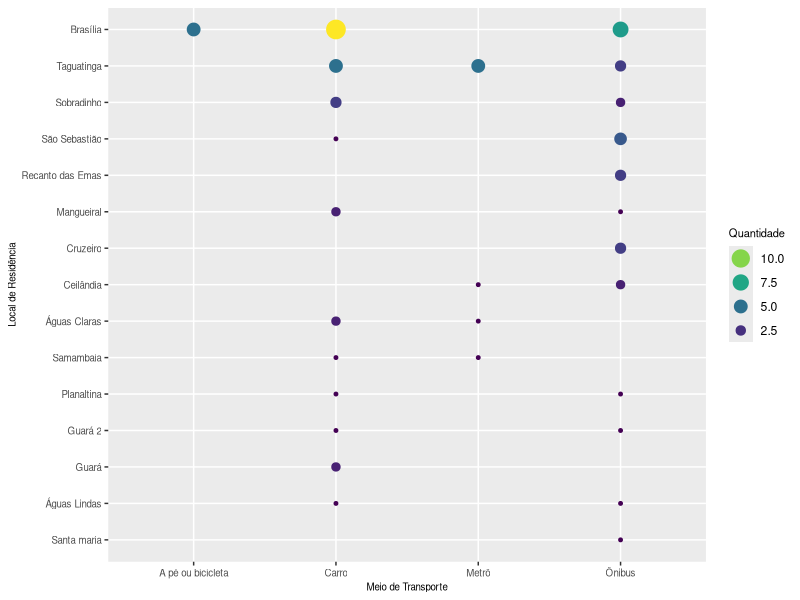
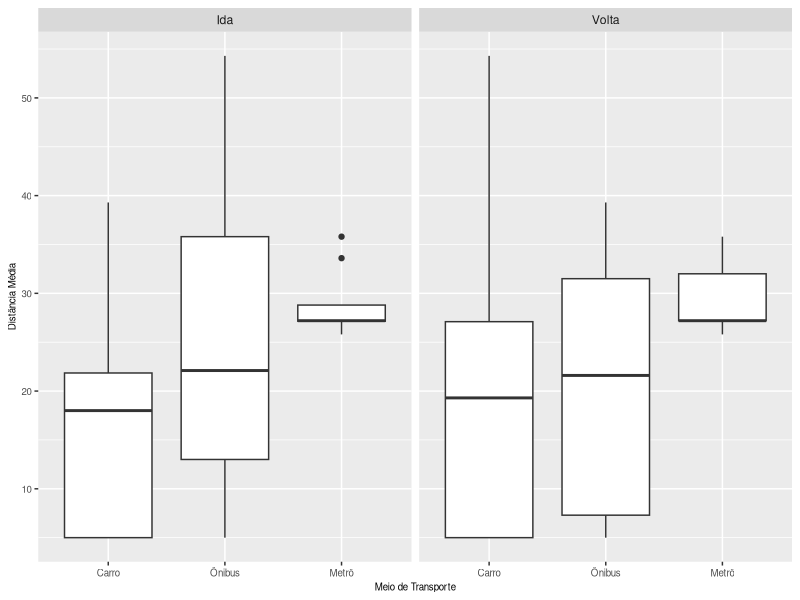
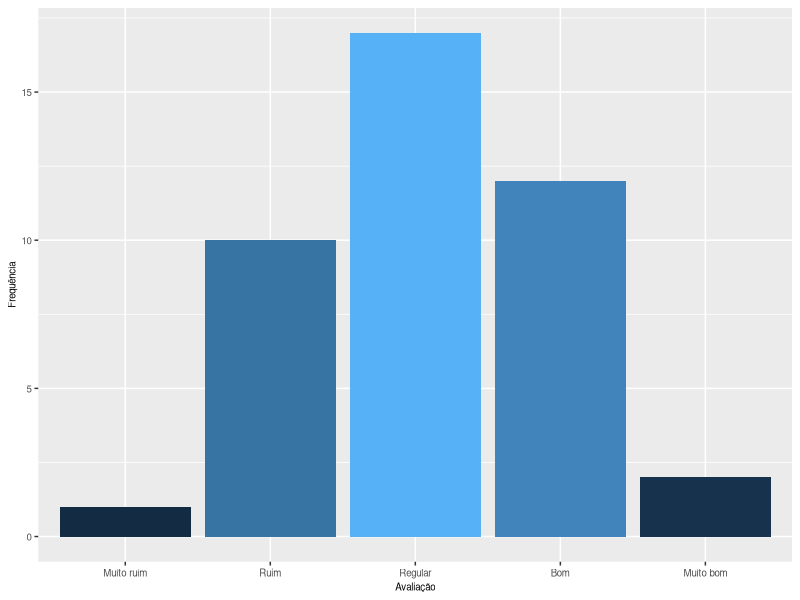
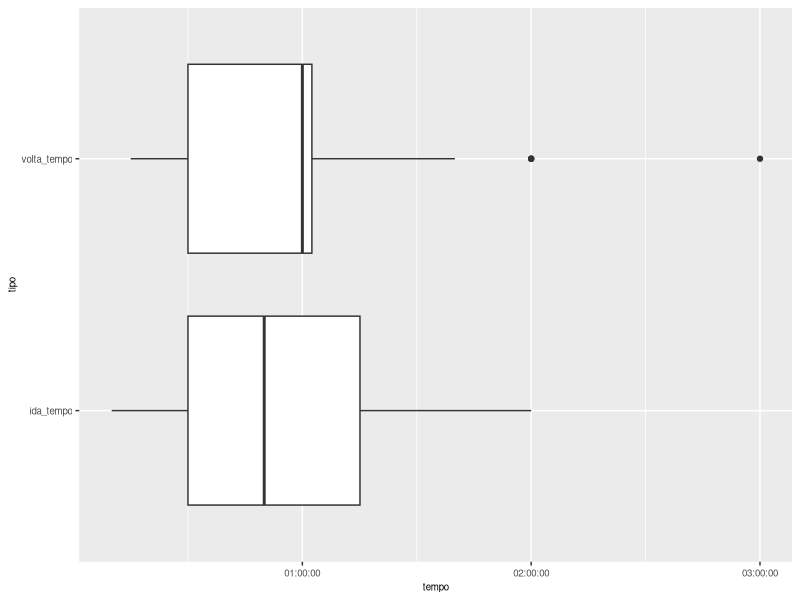
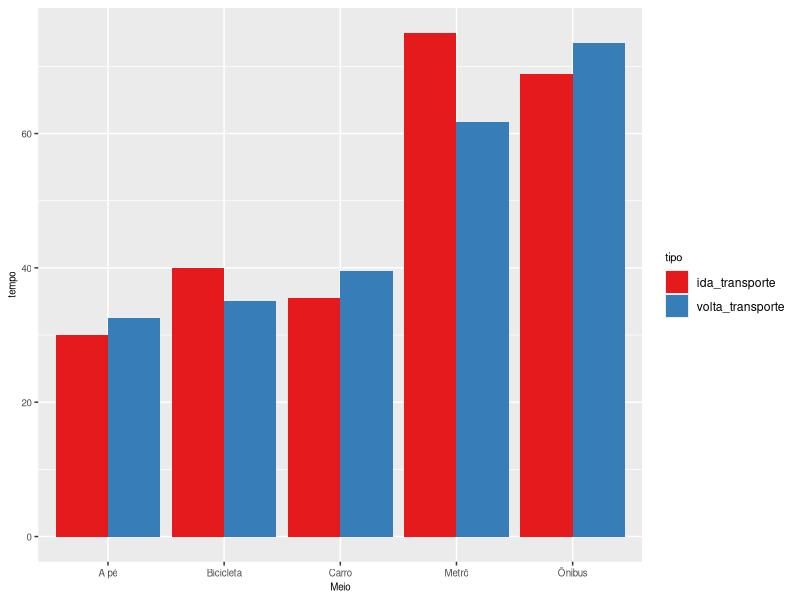
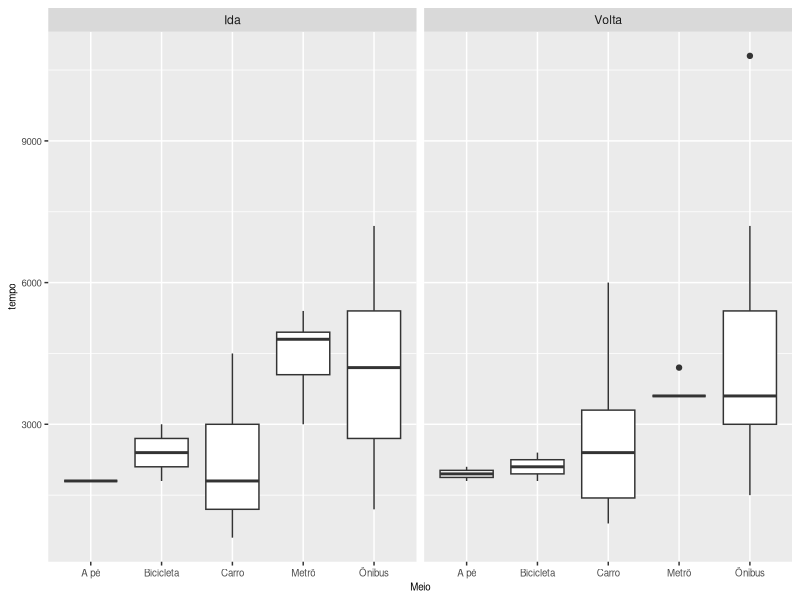
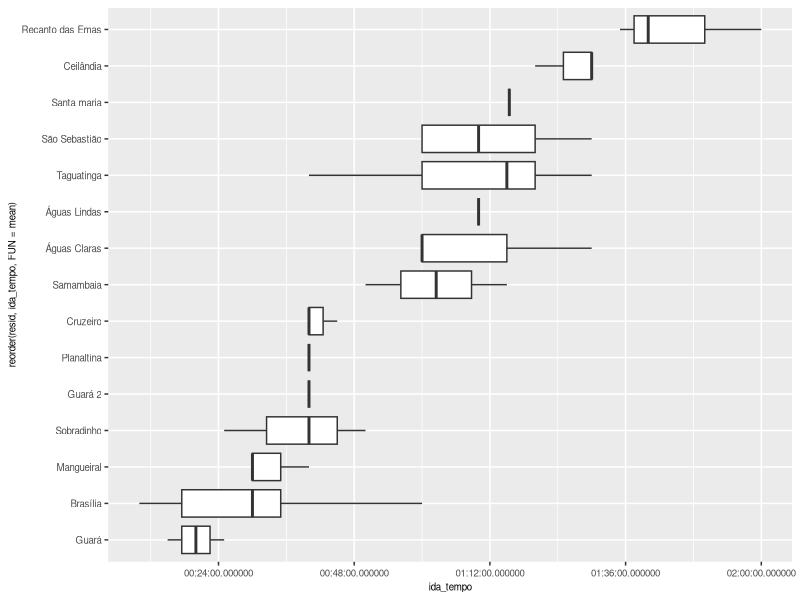
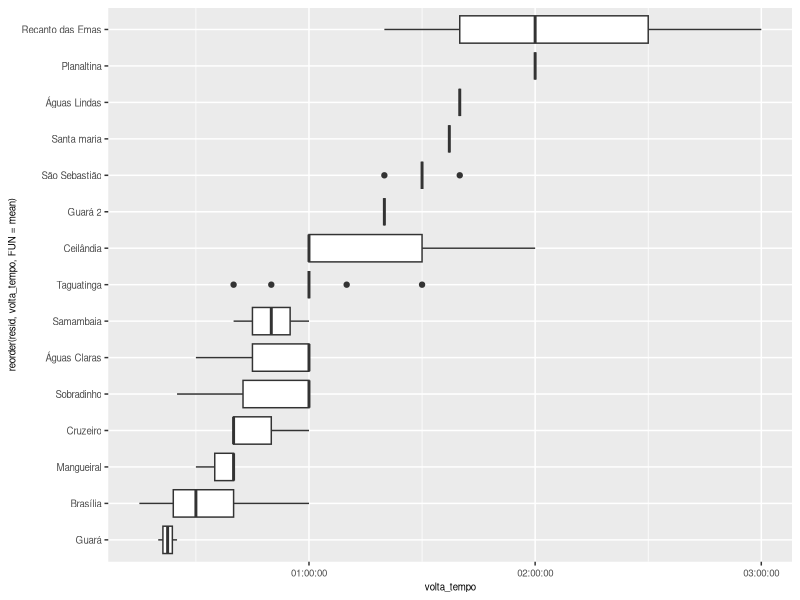

Here is the R script that generated these plots, in order:
## ---- chunk 1
knitr::opts_chunk$set(echo = FALSE, message = FALSE, warning = FALSE, fig.width = 3.5, fig.height = 2, fig.align = 'center')
library(tidyverse)
library(viridis)

theme_update(# axis labels
             axis.title = element_text(size = 7),
             # tick labels
             axis.text = element_text(size = 7),
             # title 
             title = element_text(size = 8))

transito <- read_csv("tabela1.csv")
transito2 <- read_csv("tabela2.csv")
transito3 <- read_csv("transito3.csv")

cv <- function(arg){
  return(sd(arg, na.rm = TRUE)/mean(arg, na.rm = TRUE))
}
## ---- chunk 2
table1 <- transito %>%
  gather(ida_transporte, volta_transporte, key=tipo, value=Meio) %>% 
  group_by(Meio) %>% 
  summarise(Ida = sum(tipo == 'ida_transporte'), Volta = sum(tipo == 'volta_transporte'))
## ---- chunk 3
transito2 %>%
  mutate(resid = ifelse( resid %in% c('Asa Norte', 'Asa Sul'), 'Brasília', resid)) %>% 
         #resid = ifelse( resid %in% c('Brasília', 'Taguatinga', 'São Sebastião'), resid, 'Outros')) %>%
  group_by(meio, resid) %>% 
  summarise(n = n()) %>% 
  ggplot() +
    geom_point(aes(meio, reorder(resid, n, FUN = sum), size = n, color = n)) + 
    scale_color_viridis( breaks = seq(15,0,-2.5)) +
    scale_size_continuous( breaks = seq(15,0,-2.5)) +
    guides(color= guide_legend(), size=guide_legend()) +
    labs(x = "Meio de Transporte", y = "Local de Residência", color = "Quantidade", size = "Quantidade")
## ---- chunk 4
transito %>% 
  gather(ida_transporte, volta_transporte, key = tipo, value = meio) %>% 
  filter(meio %in% c("Ônibus", "Metrô", "Carro")) %>% 
  mutate(dist = ifelse(dist == 10.8, 5, dist),
         tipo = ifelse(tipo == "ida_transporte", "Ida", "Volta")) %>% 
  ggplot() + 
    geom_boxplot(aes(reorder(meio, dist, FUN = median ), dist)) +
    facet_wrap(~ tipo) +
    labs(x = 'Meio de Transporte', y = 'Distância Média')
## ---- chunk 5
transito$avaliacao <- as_factor(transito$avaliacao)
transito$avaliacao <- factor(transito$avaliacao, levels = c('Muito ruim', 'Ruim', 'Regular', 'Bom', 'Muito bom'))
## ---- chunk 6
transito %>%
  filter(is.na(avaliacao) != TRUE) %>%
  group_by(avaliacao) %>% 
  summarise(n = n()) %>% 
  ggplot(aes(avaliacao, n)) +
    geom_bar(aes(fill = n), stat = "identity") +
    theme(legend.position = "none") + 
    labs(x="Avaliação", y="Frequência")
## ---- chunk 7
transito %>% 
  filter(ida_transporte == "Metrô" | volta_transporte == "Metrô") %>% 
  group_by(avaliacao) %>% 
  summarise(n())
## ---- chunk 8
transito <- transito %>%
  mutate(tempo = (ida_tempo + volta_tempo)/60)
  
transito_tempo <- as.numeric(pull(transito, tempo))
## ---- chunk 9
transito %>% 
  select(ida_tempo, volta_tempo) %>% 
  mutate(transito_tempo = (ida_tempo + volta_tempo)) %>% 
  gather(`ida_tempo`, `volta_tempo`, key=tipo, value=tempo) %>%
  ggplot() +
    geom_boxplot(aes(tipo, tempo)) +
    coord_flip()
## ---- chunk 10
transito %>% 
  gather(ida_transporte, volta_transporte, key=tipo, value=Meio) %>% 
  mutate(tempo = ifelse(tipo == "ida_transporte", ida_tempo, volta_tempo)) %>% 
  group_by(Meio, tipo) %>% 
  summarise(tempo = mean(tempo/60)) %>% 
  #spread(key=tipo, value = tempo)
  ggplot() +
    geom_bar(aes(Meio, tempo, fill=tipo), stat="identity", position = "dodge") +
    scale_fill_brewer(palette = "Set1")

transito %>% 
  gather(ida_transporte, volta_transporte, key=tipo, value=Meio) %>% 
  mutate(tempo = ifelse(tipo == "ida_transporte", ida_tempo, volta_tempo),
         tipo = ifelse(tipo == "ida_transporte", "Ida", "Volta")) %>% 
  ggplot() +
    geom_boxplot(aes(Meio, tempo)) +
    facet_wrap(~ tipo)
## ---- chunk 11
transito %>%
  mutate(resid = ifelse( resid %in% c('Asa Norte', 'Asa Sul'), 'Brasília', resid)) %>%
  ggplot(aes(x = reorder(resid, ida_tempo, FUN = mean), y = ida_tempo)) +
    geom_boxplot() +
    coord_flip()

transito %>%
  mutate(resid = ifelse( resid %in% c('Asa Norte', 'Asa Sul'), 'Brasília', resid)) %>%
  ggplot(aes(x = reorder(resid, volta_tempo, FUN = mean), y = volta_tempo)) +
    geom_boxplot() +
    coord_flip()
## ---- chunk 12
ggplot(transito, aes(dist, tempo)) + 
  geom_point()
## ---- chunk 13
transito <- transito %>% 
  mutate(cred = ifelse(cred < 6, NA, cred))

creditos <- transito %>% 
  filter(is.na(cred) == FALSE) %>% 
  pull(cred)
## ---- chunk 14
transito %>% 
  mutate(tempo = tempo * 7) %>% 
  ggplot(aes(cred, tempo)) + 
    geom_jitter()
## ---- chunk 15
transito %>% 
  filter(is.na(cred) == FALSE) %>%
  mutate(razao = tempo / (cred * 60 / 7)) %>%
  ggplot(aes(razao)) +
    geom_area(bins = 16, stat='bin')
## ---- chunk 16
transito %>% 
  ggplot(aes(estudo))+
    geom_histogram(bins = 10)

transito %>% 
  filter(ativ > 60) %>% 
  mutate(ativ = ativ/3600) %>% 
  ggplot(aes(ativ))+
    geom_histogram(bins = 10)+
    scale_x_continuous(breaks = seq(0, 10, 1))
## ---- chunk 17
ggplot(transito, aes(sono)) +
  geom_histogram(aes(color = sono),bins=6)
## ---- chunk 18
transito3 <- transito3 %>% 
  mutate(total = ida_tempo + volta_tempo + cred + estudo + ativ + sono,
         tempo = ida_tempo + volta_tempo) %>% 
  arrange(total)

transito3$id <- seq_len(nrow(transito3))  

transito3 %>% 
  gather(ida_tempo:sono, key = tipo, value = tempo_) %>% 
  mutate(tempo_ = tempo_/60) %>% 
  ggplot(aes(id, tempo_)) +
      geom_area(aes(fill = reorder(tipo, tempo_, FUN=mean)), position = position_stack(reverse = T)) +
      scale_fill_viridis(discrete = TRUE, direction = -1)
## ---- chunk 19
transito %>% 
  gather(ativ, sono, estudo, key = tipo, value = tempo_) %>% 
  ggplot(aes(tempo, tempo_)) +
    geom_jitter(size = 0.6) +
    geom_smooth(color = "darkgrey", se = FALSE, method = "lm") +
    facet_grid(~ tipo)
## ---- chunk 20
transito %>%
  mutate(ativ = ifelse(ativ < 60, NA, ativ)) %>% 
  gather(estudo, ativ, key = tipo, value = tempo_) %>% 
  ggplot(aes(tempo_, sono)) +
    geom_jitter(size = 0.6) +
    geom_smooth(color = "darkgrey", se = FALSE, method = "lm") +
    facet_grid(~ tipo)
## ---- chunk 21
transito$prod_tempo <- as.factor(transito$prod_tempo)
levels(transito$prod_tempo) = c("Madrugada", "Manhã", "Tarde", "Noite")
